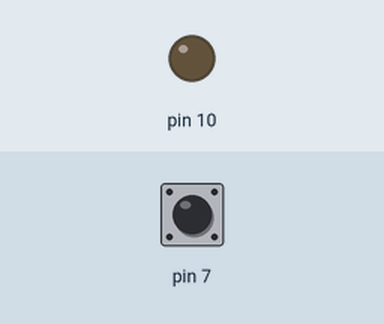
Simulated run of this sketch. Board: Arduino Uno, built with avr-gcc and run on an emulated ATmega328P. Parts: output pins drawn as LEDs (lit = HIGH). Inputs (shaded band) come from the test bench; at power-on: pin 7 HIGH.

Above: at 1.2 s.
1.3 s: pin 7 pulled LOW for 0.15 s
At 1.37 s:
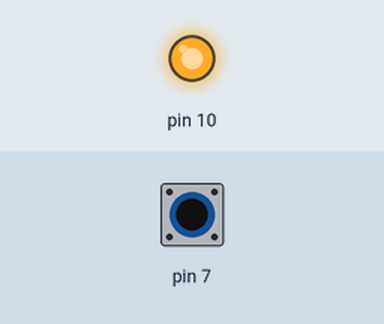
2.9 s: pin 7 pulled LOW for 3.2 s
At 7.0 s:
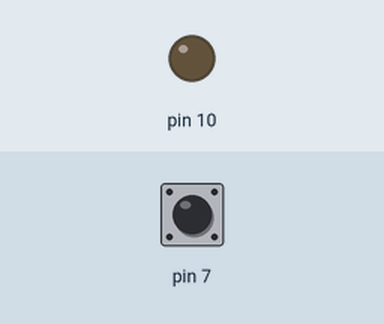
Timing chart, 0 to 8.5 s (numbered marks = the images above; inputs shaded):
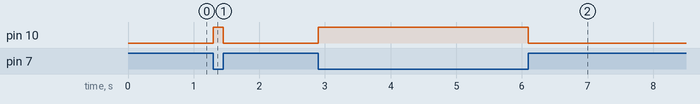

The sketch:

LED____on_off.ino
```cpp
void setup() {
  pinMode(7, INPUT_PULLUP); // 내부 풀업 저항 활성화
  pinMode(10, OUTPUT);      // 출력 모드 10 설정
}

void loop() {
  if (digitalRead(7) == LOW) { // 버튼이 눌렸을 때
    digitalWrite(10, HIGH);    // LED ON
  } else {
    digitalWrite(10, LOW);     // LED OFF
  }
}
```

Measured:
- after the input at 1.3 s, pin 10: LOW → HIGH at once, → LOW 0.15 s later
- after the input at 2.9 s, pin 10: LOW → HIGH at once, → LOW 3.2 s later
